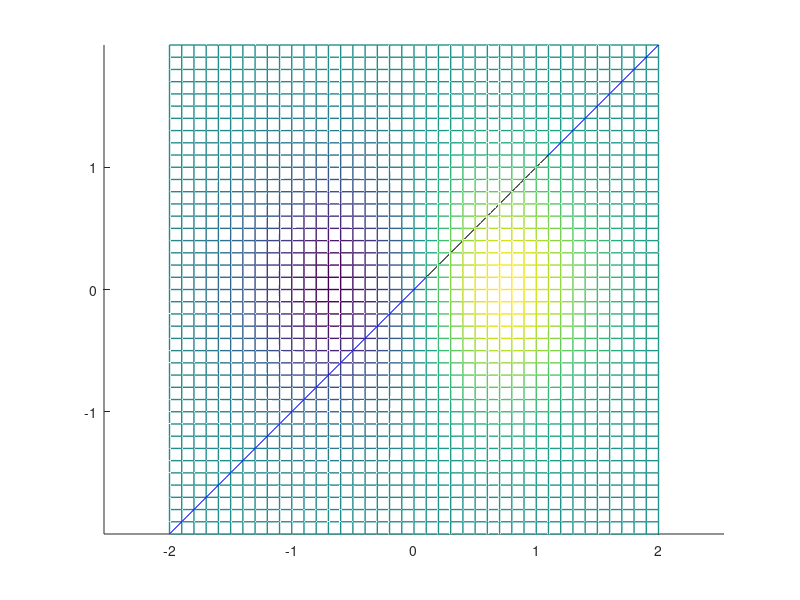

Recreate this plot in MATLAB.
[X,Y] = meshgrid(-2:0.1:2,-2:0.1:2);
k = 1;
Z = k*X.*exp(-X.^2 - Y.^2);

figure
hold on
h = mesh(X,Y,Z,'FaceAlpha',1,'LineWidth',1);
axis equal

xq = 0.15;
yq = 0.15;
zq = interp2(X,Y,Z,xq,xq)

%plot3(xq,yq,zq,'r*');

N = 100;
xLine = linspace(-2,2,N);
yLine = linspace(-2,2,N);
zLine = 0.1*ones(1,N);

line([xLine(1) xLine(end)],[yLine(1) yLine(end)],[zLine(1) zLine(end)],'Color','b')

zProf = interp2(X,Y,Z,xLine,yLine);

plot3(xLine,yLine,zProf,'k')

%[xInt,yInt] = intersections()
hold off
